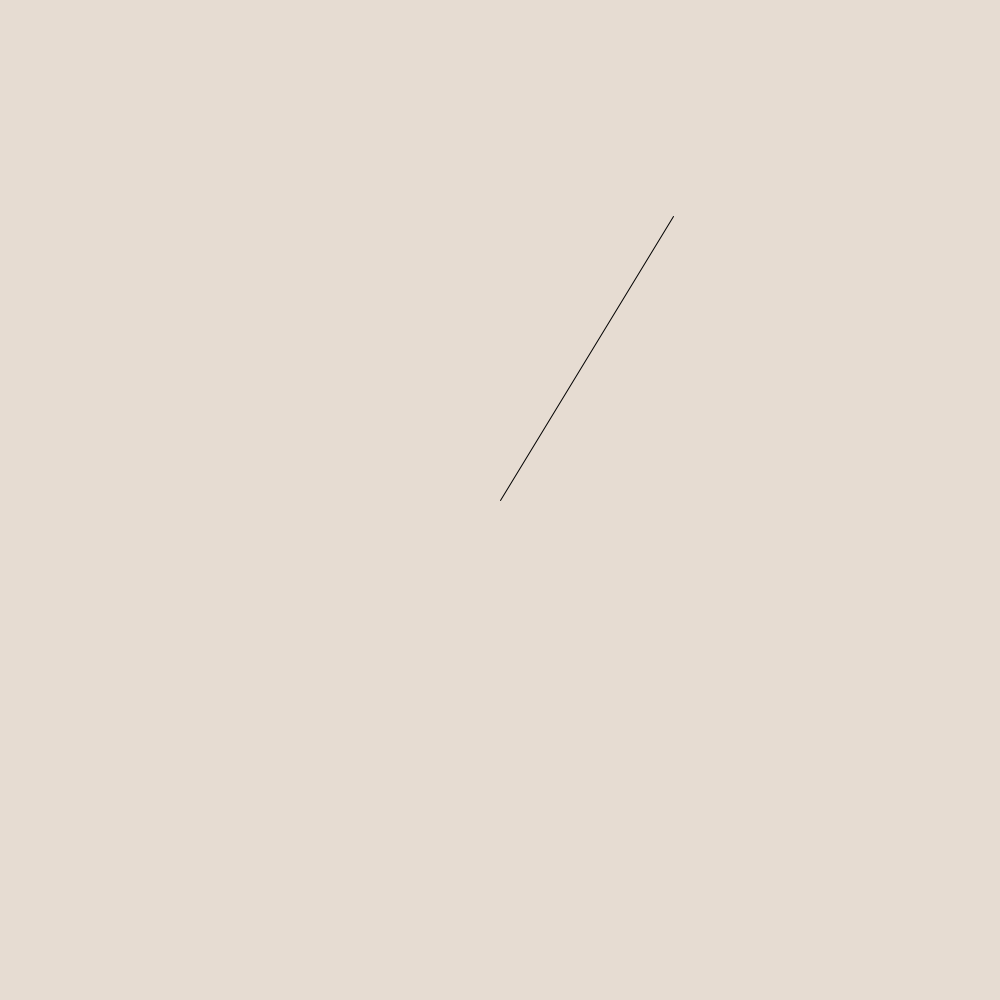
Frame 1 (no input)
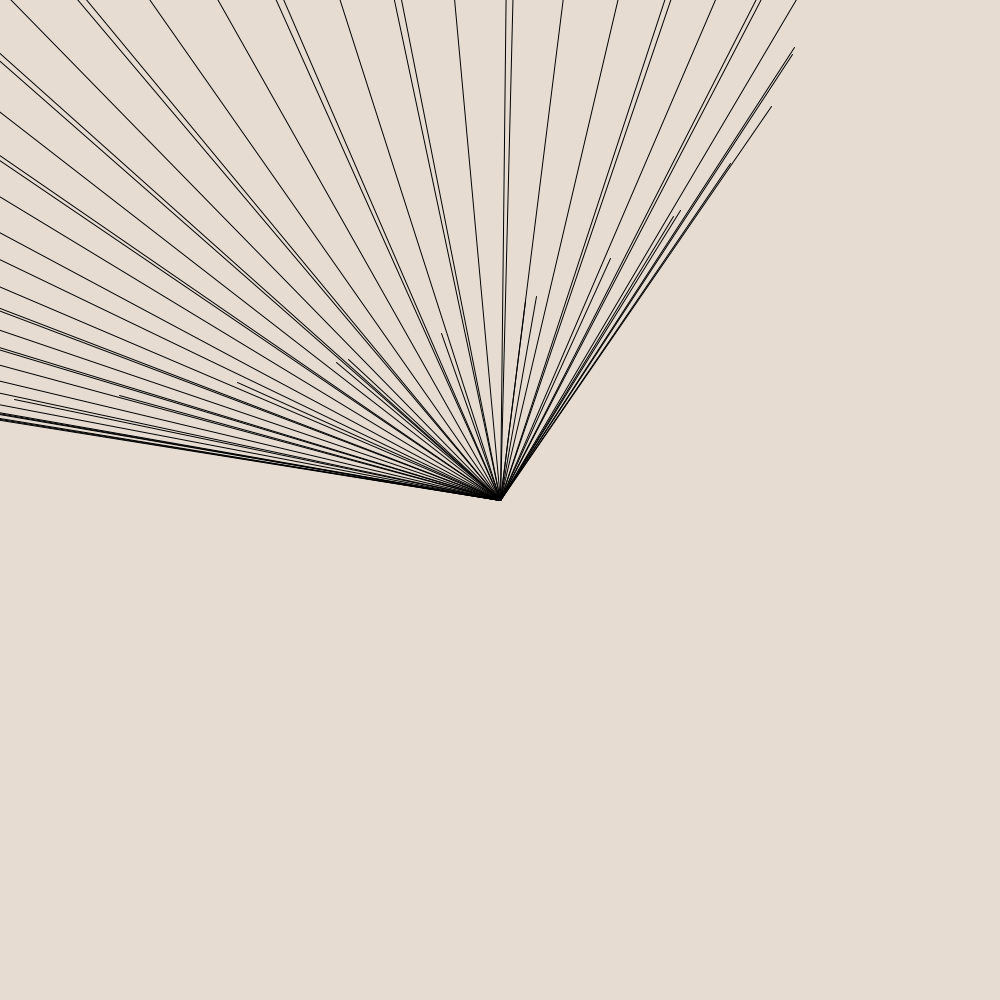
Frame 60 (the mouse pressed at the canvas centre just before this capture)
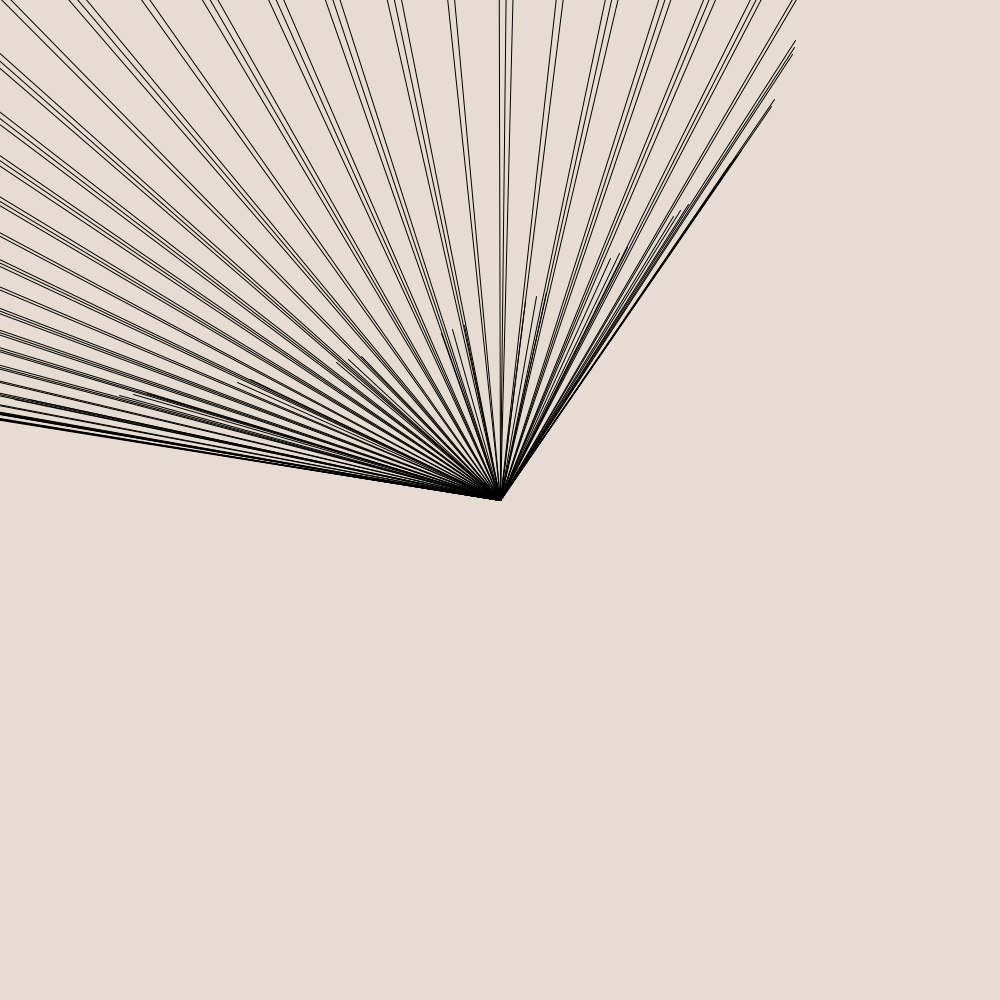
Frame 120 (the mouse held since frame 60 and released just before this capture)

The Processing sketch that drew these frames (run headless with seeded random() and noise(); from frame 60 on, the mouse is pressed at the canvas centre):

// Processing sketch: still_figuring_this_thing_out
// ── still_figuring_this_thing_out.pde
int x = 0;

void setup(){
  size(1000, 1000);
  background(230, 220, 210);
}

void draw() {
  x= x + 1;
  line( 500, 500, 0 + 800 * sin(x/1),0 + 400 * cos(x/1)); 
}
